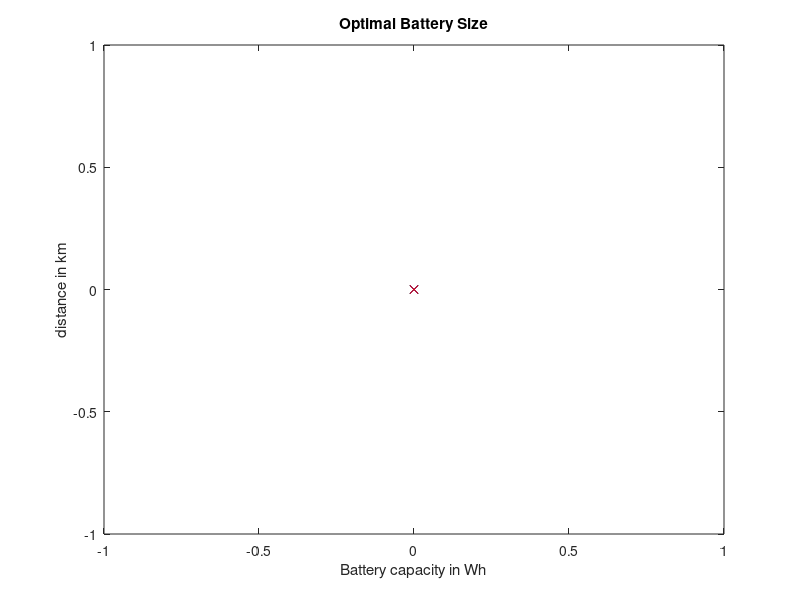

Reproduce this figure in MATLAB. (Note: this script raises an error after producing the figure.)

addpath('models/solarAPI')

Psolar = 50 * 0.8; % W
Umax = 32; % W
cp = 2; % W

% motor
cmin = 2;
cm = 4 / ((20 - cmin) ^ (1/3));
L = @(u) - Motor(u, cmin, cm);

T = 24 * 7;
h = 2;
dx = 1;
Nt = T / h;
Nu = (Umax - cmin) + 2;

tDiscrete = h:h:T;

b_min = 10; %W
b_max = 350; %W
Ebatteries = unique(round(logspace(log10(b_min), log10(b_max), 25)));
distances = zeros(length(Ebatteries), 1);

%[solar_data, solar] = solarForecast('data1.csv', Psolar);

figure(1)
plot(0, 0, 'xg')
hold on
plot(0, 0, 'xb')
plot(0, 0, 'xr')
xlabel('Battery capacity in Wh')
ylabel('distance in km')
title('Optimal Battery Size')

[solar_data, solar] =  solarGenerator(Psolar, 190, [1, 1, 1, 1, 1, 1, 1]);
Nw = 35 / h;
W = WeatherMarkov(0.2, 0.6, 0.2, Nw);
for b = 1:length(Ebatteries)
    
    x0 = Ebatteries(b) * 0.7; % Wh [Full of smallest Battery]
    E = @(x) (x-x0)^2 * 0.005;
    Nx = Ebatteries(b) / dx + 1;
    xDiscrete = linspace(0, Ebatteries(b), Nx);
  
    [distance, u, x, J, Edistance] = dynamicProgramming(tDiscrete, Umax, Ebatteries(b), dx, x0, 2, L, E, cp, solar, W, 100000);
    distances(b) = Edistance;
    disp(['iteration: ', num2str(b), ' battery: ', num2str(Ebatteries(b)), 'W  distance: ', num2str(distance), 'km'])
       
    plot(Ebatteries(b), Edistance, 'xg')
    drawnow
end

[solar_data, solar] =  solarGenerator(Psolar, 190, [1, 1, 0.4, 0.4, 0.4, 0.4, 1]);
for b = 1:length(Ebatteries)
    
    x0 = Ebatteries(b) *0.7; % Wh [Full of smallest Battery]
    E = @(x) (x-x0)^2 * 0.005;
    Nx = Ebatteries(b) / dx + 1;
    xDiscrete = linspace(0, Ebatteries(b), Nx);
  
    [distance, u, x, J, Edistance] = dynamicProgramming(tDiscrete, Umax, Ebatteries(b), dx, x0, 2, L, E, cp, solar, W, 100000);
    distances(b) = Edistance;
    disp(['iteration: ', num2str(b), ' battery: ', num2str(Ebatteries(b)), 'W  distance: ', num2str(distance), 'km'])
       
    plot(Ebatteries(b), Edistance, 'xb')
    drawnow
end

[solar_data, solar] =  solarGenerator(Psolar, 190, [1, 1, 1, 1, 1, 1, 1]* 0.4);
for b = 1:length(Ebatteries)
    
    x0 = Ebatteries(b) * 0.7; % Wh [Full of smallest Battery]
    E = @(x) (x-x0)^2 * 0.005;
    Nx = Ebatteries(b) / dx + 1;
    xDiscrete = linspace(0, Ebatteries(b), Nx);
  
    [distance, u, x, J, Edistance] = dynamicProgramming(tDiscrete, Umax, Ebatteries(b), dx, x0, 2, L, E, cp, solar, W, 100000);
    distances(b) = Edistance;
    disp(['iteration: ', num2str(b), ' battery: ', num2str(Ebatteries(b)), 'W  distance: ', num2str(distance), 'km'])
       
    plot(Ebatteries(b), Edistance, 'xr')
    drawnow
end
hold off

legend('7 sunny days', '4 cloudy days', '7 cloudy days')

